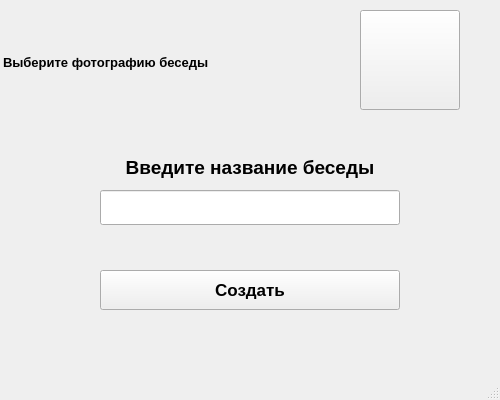
<?xml version="1.0" encoding="UTF-8"?>
<ui version="4.0">
 <class>MainWindow</class>
 <widget class="QMainWindow" name="MainWindow">
  <property name="geometry">
   <rect>
    <x>0</x>
    <y>0</y>
    <width>500</width>
    <height>400</height>
   </rect>
  </property>
  <property name="sizePolicy">
   <sizepolicy hsizetype="Preferred" vsizetype="Preferred">
    <horstretch>0</horstretch>
    <verstretch>0</verstretch>
   </sizepolicy>
  </property>
  <property name="minimumSize">
   <size>
    <width>500</width>
    <height>400</height>
   </size>
  </property>
  <property name="maximumSize">
   <size>
    <width>500</width>
    <height>400</height>
   </size>
  </property>
  <property name="windowTitle">
   <string>Параметры беседы</string>
  </property>
  <property name="windowIcon">
   <iconset>
    <normaloff>../Структурные фото/изменение.png</normaloff>../Структурные фото/изменение.png</iconset>
  </property>
  <widget class="QWidget" name="centralwidget">
   <widget class="QLabel" name="label">
    <property name="geometry">
     <rect>
      <x>3</x>
      <y>45</y>
      <width>320</width>
      <height>35</height>
     </rect>
    </property>
    <property name="font">
     <font>
      <family>Arial</family>
      <pointsize>10</pointsize>
      <weight>75</weight>
      <italic>false</italic>
      <bold>true</bold>
     </font>
    </property>
    <property name="text">
     <string>Выберите фотографию беседы</string>
    </property>
   </widget>
   <widget class="QPushButton" name="pushButton">
    <property name="geometry">
     <rect>
      <x>360</x>
      <y>10</y>
      <width>100</width>
      <height>100</height>
     </rect>
    </property>
    <property name="font">
     <font>
      <family>Arial</family>
      <pointsize>12</pointsize>
      <weight>75</weight>
      <italic>false</italic>
      <bold>true</bold>
     </font>
    </property>
    <property name="text">
     <string/>
    </property>
    <property name="icon">
     <iconset>
      <normaloff>../Структурные фото/Икона.png</normaloff>../Структурные фото/Икона.png</iconset>
    </property>
    <property name="iconSize">
     <size>
      <width>90</width>
      <height>90</height>
     </size>
    </property>
   </widget>
   <widget class="QLabel" name="label_2">
    <property name="geometry">
     <rect>
      <x>0</x>
      <y>150</y>
      <width>500</width>
      <height>35</height>
     </rect>
    </property>
    <property name="font">
     <font>
      <family>Arial</family>
      <pointsize>14</pointsize>
      <weight>75</weight>
      <italic>false</italic>
      <bold>true</bold>
     </font>
    </property>
    <property name="text">
     <string>Введите название беседы</string>
    </property>
    <property name="alignment">
     <set>Qt::AlignCenter</set>
    </property>
   </widget>
   <widget class="QLineEdit" name="lineEdit">
    <property name="geometry">
     <rect>
      <x>100</x>
      <y>190</y>
      <width>300</width>
      <height>35</height>
     </rect>
    </property>
   </widget>
   <widget class="QPushButton" name="pushButton_2">
    <property name="geometry">
     <rect>
      <x>100</x>
      <y>270</y>
      <width>300</width>
      <height>40</height>
     </rect>
    </property>
    <property name="font">
     <font>
      <family>Arial</family>
      <pointsize>13</pointsize>
      <weight>75</weight>
      <italic>false</italic>
      <bold>true</bold>
     </font>
    </property>
    <property name="text">
     <string>Создать</string>
    </property>
   </widget>
  </widget>
  <widget class="QStatusBar" name="statusbar">
   <property name="font">
    <font>
     <family>Arial</family>
     <pointsize>9</pointsize>
    </font>
   </property>
   <property name="styleSheet">
    <string notr="true">QStatusBar#statusBar {
color: red;
font: bold;}</string>
   </property>
  </widget>
 </widget>
 <resources/>
 <connections/>
</ui>
